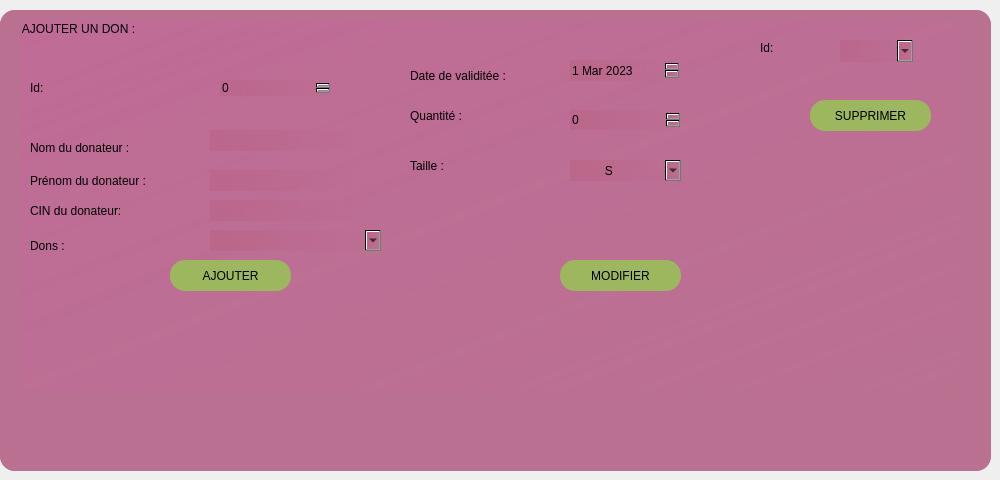
     <widget class="QWidget" name="tab_4">
      <attribute name="title">
       <string>Dons</string>
      </attribute>
      <widget class="QFrame" name="frame_6">
       <property name="geometry">
        <rect>
         <x>0</x>
         <y>10</y>
         <width>991</width>
         <height>461</height>
        </rect>
       </property>
       <property name="maximumSize">
        <size>
         <width>991</width>
         <height>461</height>
        </size>
       </property>
       <property name="font">
        <font>
         <family>Times New Roman</family>
         <pointsize>12</pointsize>
         <weight>50</weight>
         <italic>false</italic>
         <bold>false</bold>
        </font>
       </property>
       <property name="styleSheet">
        <string notr="true">

*
{
background:rgb(186, 113, 145);

border-radius:15px;
}
#frane_6:hover
{
background:rgb(186, 113, 145);
border-radius:15px;
}</string>
       </property>
       <property name="frameShape">
        <enum>QFrame::StyledPanel</enum>
       </property>
       <property name="frameShadow">
        <enum>QFrame::Plain</enum>
       </property>
       <widget class="QLabel" name="label_2">
        <property name="geometry">
         <rect>
          <x>0</x>
          <y>0</y>
          <width>991</width>
          <height>461</height>
         </rect>
        </property>
        <property name="minimumSize">
         <size>
          <width>991</width>
          <height>461</height>
         </size>
        </property>
        <property name="maximumSize">
         <size>
          <width>991</width>
          <height>16777215</height>
         </size>
        </property>
        <property name="styleSheet">
         <string notr="true">

*
{


border-radius:15px;
}
#label_2:hover
{

border-radius:15px;
}</string>
        </property>
        <property name="text">
         <string/>
        </property>
        <property name="pixmap">
         <pixmap>../1.png</pixmap>
        </property>
       </widget>
       <widget class="QGroupBox" name="groupBox_ajouter">
        <property name="geometry">
         <rect>
          <x>20</x>
          <y>10</y>
          <width>941</width>
          <height>371</height>
         </rect>
        </property>
        <property name="styleSheet">
         <string notr="true">*{background:qlineargradient(spread:pad, x1:0, y1:0, x2:1, y2:1, stop:0 rgba(210, 90, 167, 60), stop:1 rgba(255, 255, 255, 0));
font: 12pt&quot;Times New Roman&quot;}</string>
        </property>
        <property name="title">
         <string>AJOUTER UN DON :</string>
        </property>
        <widget class="QLabel" name="label_8">
         <property name="geometry">
          <rect>
           <x>10</x>
           <y>120</y>
           <width>161</width>
           <height>16</height>
          </rect>
         </property>
         <property name="styleSheet">
          <string notr="true">*{background:qlineargradient(spread:pad, x1:0, y1:0, x2:1, y2:1, stop:0 rgba(141, 210, 90, 0), stop:1 rgba(255, 255, 255, 0));font: 12pt&quot;Times New Roman&quot;}
</string>
         </property>
         <property name="text">
          <string>Nom du donateur :</string>
         </property>
        </widget>
        <widget class="QLineEdit" name="lineEdit">
         <property name="geometry">
          <rect>
           <x>190</x>
           <y>110</y>
           <width>161</width>
           <height>21</height>
          </rect>
         </property>
         <property name="styleSheet">
          <string notr="true">*{
	font: 12pt&quot;Times New Roman&quot;;
background:qlineargradient(spread:pad, x1:0, y1:0, x2:1, y2:0, stop:0 rgba(186, 99, 134, 170), stop:1 rgba(255, 255, 255, 0))
}</string>
         </property>
         <property name="maxLength">
          <number>15</number>
         </property>
         <property name="readOnly">
          <bool>false</bool>
         </property>
        </widget>
        <widget class="QLabel" name="label_9">
         <property name="geometry">
          <rect>
           <x>10</x>
           <y>150</y>
           <width>181</width>
           <height>21</height>
          </rect>
         </property>
         <property name="styleSheet">
          <string notr="true">*{background:qlineargradient(spread:pad, x1:0, y1:0, x2:1, y2:1, stop:0 rgba(141, 210, 90, 0), stop:1 rgba(255, 255, 255, 0));
font: 12pt&quot;Times New Roman&quot;;}
</string>
         </property>
         <property name="text">
          <string>Prénom du donateur :</string>
         </property>
        </widget>
        <widget class="QLineEdit" name="lineEdit_3">
         <property name="geometry">
          <rect>
           <x>190</x>
           <y>150</y>
           <width>161</width>
           <height>21</height>
          </rect>
         </property>
         <property name="styleSheet">
          <string notr="true">*{
	font: 12pt&quot;Times New Roman&quot;;
background:qlineargradient(spread:pad, x1:0, y1:0, x2:1, y2:0, stop:0 rgba(186, 99, 134, 170), stop:1 rgba(255, 255, 255, 0))
}</string>
         </property>
         <property name="maxLength">
          <number>10</number>
         </property>
         <property name="readOnly">
          <bool>false</bool>
         </property>
        </widget>
        <widget class="QLabel" name="label_10">
         <property name="geometry">
          <rect>
           <x>10</x>
           <y>180</y>
           <width>151</width>
           <height>21</height>
          </rect>
         </property>
         <property name="styleSheet">
          <string notr="true">*{background:qlineargradient(spread:pad, x1:0, y1:0, x2:1, y2:1, stop:0 rgba(141, 210, 90, 0), stop:1 rgba(255, 255, 255, 0));
font: 12pt&quot;Times New Roman&quot;;}
</string>
         </property>
         <property name="text">
          <string>CIN du donateur:</string>
         </property>
        </widget>
        <widget class="QLineEdit" name="lineEdit_2">
         <property name="geometry">
          <rect>
           <x>190</x>
           <y>180</y>
           <width>161</width>
           <height>21</height>
          </rect>
         </property>
         <property name="styleSheet">
          <string notr="true">*{
	font: 12pt&quot;Times New Roman&quot;;
background:qlineargradient(spread:pad, x1:0, y1:0, x2:1, y2:0, stop:0 rgba(186, 99, 134, 170), stop:1 rgba(255, 255, 255, 0))
}</string>
         </property>
         <property name="maxLength">
          <number>8</number>
         </property>
         <property name="readOnly">
          <bool>false</bool>
         </property>
        </widget>
        <widget class="QLabel" name="label_11">
         <property name="geometry">
          <rect>
           <x>10</x>
           <y>210</y>
           <width>56</width>
           <height>31</height>
          </rect>
         </property>
         <property name="styleSheet">
          <string notr="true">*{background:qlineargradient(spread:pad, x1:0, y1:0, x2:1, y2:1, stop:0 rgba(141, 210, 90, 0), stop:1 rgba(255, 255, 255, 0));
font: 12pt&quot;Times New Roman&quot;;}
</string>
         </property>
         <property name="text">
          <string>Dons :</string>
         </property>
        </widget>
        <widget class="QComboBox" name="comboBox">
         <property name="geometry">
          <rect>
           <x>190</x>
           <y>210</y>
           <width>171</width>
           <height>21</height>
          </rect>
         </property>
         <property name="styleSheet">
          <string notr="true">*{
	font: 12pt&quot;Times New Roman&quot;;
background:qlineargradient(spread:pad, x1:0, y1:0, x2:1, y2:0, stop:0 rgba(186, 99, 134, 170), stop:1 rgba(255, 255, 255, 0))
}</string>
         </property>
        </widget>
        <widget class="QLabel" name="label_13">
         <property name="geometry">
          <rect>
           <x>390</x>
           <y>40</y>
           <width>171</width>
           <height>31</height>
          </rect>
         </property>
         <property name="styleSheet">
          <string notr="true">*{background:qlineargradient(spread:pad, x1:0, y1:0, x2:1, y2:1, stop:0 rgba(141, 210, 90, 0), stop:1 rgba(255, 255, 255, 0));
font: 12pt&quot;Times New Roman&quot;;}
</string>
         </property>
         <property name="text">
          <string>Date de validitée :</string>
         </property>
        </widget>
        <widget class="QDateEdit" name="dateEdit">
         <property name="geometry">
          <rect>
           <x>550</x>
           <y>40</y>
           <width>110</width>
           <height>21</height>
          </rect>
         </property>
         <property name="styleSheet">
          <string notr="true">*{
	font: 12pt&quot;Times New Roman&quot;;
background:qlineargradient(spread:pad, x1:0, y1:0, x2:1, y2:0, stop:0 rgba(186, 99, 134, 170), stop:1 rgba(255, 255, 255, 0))
}</string>
         </property>
         <property name="minimumDateTime">
          <datetime>
           <hour>0</hour>
           <minute>0</minute>
           <second>0</second>
           <year>2023</year>
           <month>3</month>
           <day>1</day>
          </datetime>
         </property>
         <property name="date">
          <date>
           <year>2023</year>
           <month>3</month>
           <day>1</day>
          </date>
         </property>
        </widget>
        <widget class="QLabel" name="label_12">
         <property name="geometry">
          <rect>
           <x>390</x>
           <y>130</y>
           <width>56</width>
           <height>31</height>
          </rect>
         </property>
         <property name="styleSheet">
          <string notr="true">*{background:qlineargradient(spread:pad, x1:0, y1:0, x2:1, y2:1, stop:0 rgba(141, 210, 90, 0), stop:1 rgba(255, 255, 255, 0));
font: 12pt &quot;Arial&quot;;}
</string>
         </property>
         <property name="text">
          <string>Taille :</string>
         </property>
        </widget>
        <widget class="QComboBox" name="comboBox_2">
         <property name="geometry">
          <rect>
           <x>550</x>
           <y>140</y>
           <width>111</width>
           <height>21</height>
          </rect>
         </property>
         <property name="styleSheet">
          <string notr="true">*{
	font: 12pt&quot;Times New Roman&quot;;
background:qlineargradient(spread:pad, x1:0, y1:0, x2:1, y2:0, stop:0 rgba(186, 99, 134, 170), stop:1 rgba(255, 255, 255, 0))
}</string>
         </property>
         <item>
          <property name="text">
           <string>         S</string>
          </property>
         </item>
         <item>
          <property name="text">
           <string>         M</string>
          </property>
         </item>
         <item>
          <property name="text">
           <string>          L</string>
          </property>
         </item>
         <item>
          <property name="text">
           <string>          XL</string>
          </property>
         </item>
         <item>
          <property name="text">
           <string>         XXL</string>
          </property>
         </item>
        </widget>
        <widget class="QLabel" name="label_14">
         <property name="geometry">
          <rect>
           <x>390</x>
           <y>80</y>
           <width>91</width>
           <height>31</height>
          </rect>
         </property>
         <property name="styleSheet">
          <string notr="true">*{background:qlineargradient(spread:pad, x1:0, y1:0, x2:1, y2:1, stop:0 rgba(141, 210, 90, 0), stop:1 rgba(255, 255, 255, 0));
font: 12pt&quot;Times New Roman&quot;;}
</string>
         </property>
         <property name="text">
          <string>Quantité :</string>
         </property>
        </widget>
        <widget class="QSpinBox" name="spinBox">
         <property name="geometry">
          <rect>
           <x>550</x>
           <y>90</y>
           <width>111</width>
           <height>20</height>
          </rect>
         </property>
         <property name="styleSheet">
          <string notr="true">*{
	font: 12pt&quot;Times New Roman&quot;;
background:qlineargradient(spread:pad, x1:0, y1:0, x2:1, y2:0, stop:0 rgba(186, 99, 134, 170), stop:1 rgba(255, 255, 255, 0))
}</string>
         </property>
        </widget>
        <widget class="QPushButton" name="pushButton_3">
         <property name="geometry">
          <rect>
           <x>150</x>
           <y>240</y>
           <width>121</width>
           <height>31</height>
          </rect>
         </property>
         <property name="styleSheet">
          <string notr="true">*{
	font: 12pt&quot;Times New Roman&quot;;
background:rgb(157, 183, 94);
}

#pushButton_3::hover{
font: 75 italic 12pt &quot;Times New Roman&quot;;
background:green;
color:white;
}</string>
         </property>
         <property name="text">
          <string>AJOUTER</string>
         </property>
        </widget>
        <widget class="QPushButton" name="pushButton_20">
         <property name="geometry">
          <rect>
           <x>790</x>
           <y>80</y>
           <width>121</width>
           <height>31</height>
          </rect>
         </property>
         <property name="styleSheet">
          <string notr="true">*{
	font: 12pt&quot;Times New Roman&quot;;
background:rgb(157, 183, 94);
}
#pushButton_20::hover{
font: 75 italic 12pt &quot;Times New Roman&quot;;
background:green;
color:white;
}</string>
         </property>
         <property name="text">
          <string>SUPPRIMER</string>
         </property>
        </widget>
        <widget class="QPushButton" name="pushButton_19">
         <property name="geometry">
          <rect>
           <x>540</x>
           <y>240</y>
           <width>121</width>
           <height>31</height>
          </rect>
         </property>
         <property name="styleSheet">
          <string notr="true">*{
	font: 12pt&quot;Times New Roman&quot;;
background:rgb(157, 183, 94);
}
#pushButton_19::hover{
font: 75 italic 12pt &quot;Times New Roman&quot;;
background:green;
color:white;
}</string>
         </property>
         <property name="text">
          <string>MODIFIER</string>
         </property>
        </widget>
        <widget class="QLabel" name="label_15">
         <property name="geometry">
          <rect>
           <x>10</x>
           <y>60</y>
           <width>56</width>
           <height>16</height>
          </rect>
         </property>
         <property name="styleSheet">
          <string notr="true">*{background:qlineargradient(spread:pad, x1:0, y1:0, x2:1, y2:1, stop:0 rgba(141, 210, 90, 0), stop:1 rgba(255, 255, 255, 0));font: 12pt&quot;Times New Roman&quot;}
</string>
         </property>
         <property name="text">
          <string>Id:</string>
         </property>
        </widget>
        <widget class="QSpinBox" name="spinBox_2">
         <property name="geometry">
          <rect>
           <x>200</x>
           <y>60</y>
           <width>111</width>
           <height>16</height>
          </rect>
         </property>
         <property name="styleSheet">
          <string notr="true">*{
	font: 12pt&quot;Times New Roman&quot;;
background:qlineargradient(spread:pad, x1:0, y1:0, x2:1, y2:0, stop:0 rgba(186, 99, 134, 170), stop:1 rgba(255, 255, 255, 0))
}</string>
         </property>
        </widget>
        <widget class="QLabel" name="label_16">
         <property name="geometry">
          <rect>
           <x>740</x>
           <y>20</y>
           <width>56</width>
           <height>16</height>
          </rect>
         </property>
         <property name="styleSheet">
          <string notr="true">*{background:qlineargradient(spread:pad, x1:0, y1:0, x2:1, y2:1, stop:0 rgba(141, 210, 90, 0), stop:1 rgba(255, 255, 255, 0));font: 12pt&quot;Times New Roman&quot;}
</string>
         </property>
         <property name="text">
          <string>Id:</string>
         </property>
        </widget>
        <widget class="QComboBox" name="comboBox_3">
         <property name="geometry">
          <rect>
           <x>820</x>
           <y>20</y>
           <width>73</width>
           <height>22</height>
          </rect>
         </property>
         <property name="styleSheet">
          <string notr="true">*{
	font: 12pt&quot;Times New Roman&quot;;
background:qlineargradient(spread:pad, x1:0, y1:0, x2:1, y2:0, stop:0 rgba(186, 99, 134, 170), stop:1 rgba(255, 255, 255, 0))
}</string>
         </property>
        </widget>
       </widget>
      </widget>
     </widget>
